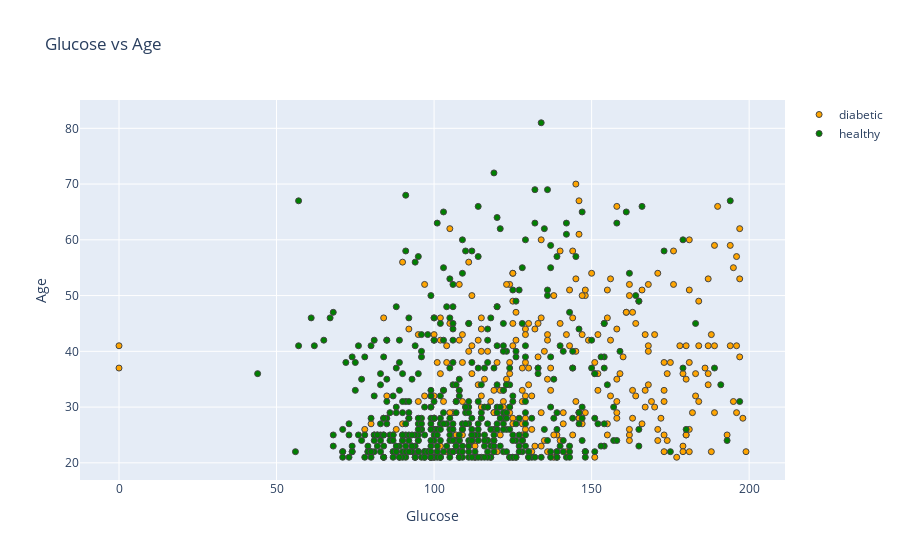

Notebook cell for this chart:
### Code cell
plot_feat1_feat2('Glucose','Age')

### Figure 1 — Plotly figure (JSON) as saved in the notebook; plotly's stock layout.template omitted (floating-point values rounded to 4 significant figures; data arrays with more than 128 entries replaced by an {"elided": "..."} marker saying what was removed)
{"data": [{"marker": {"color": "orange", "line": {"width": 1}}, "mode": "markers", "name": "diabetic", "type": "scatter", "x": {"elided": "268 int values"}, "y": {"elided": "268 int values"}}, {"marker": {"color": "green", "line": {"width": 1}}, "mode": "markers", "name": "healthy", "type": "scatter", "x": {"elided": "500 int values"}, "y": {"elided": "500 int values"}}], "layout": {"title": {"text": "Glucose vs Age"}, "xaxis": {"title": {"text": "Glucose"}, "zeroline": false}, "yaxis": {"title": {"text": "Age"}, "zeroline": false}}}
